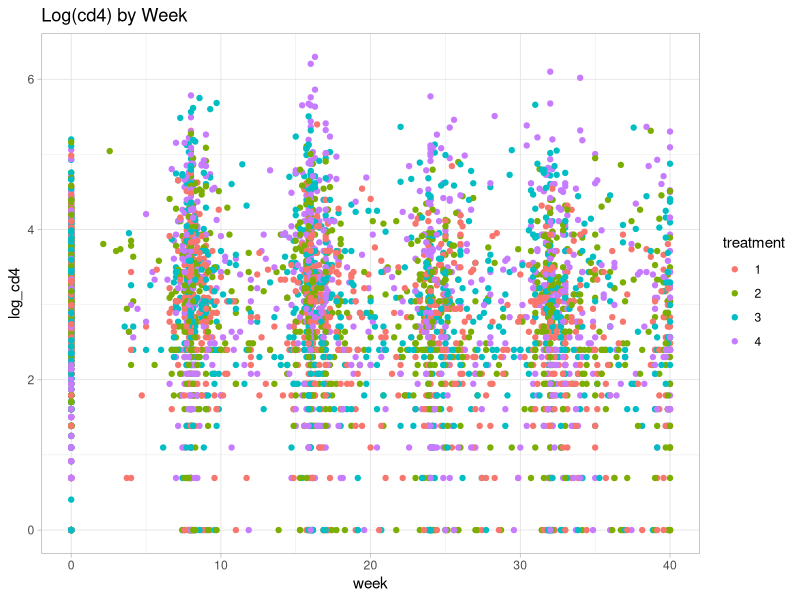
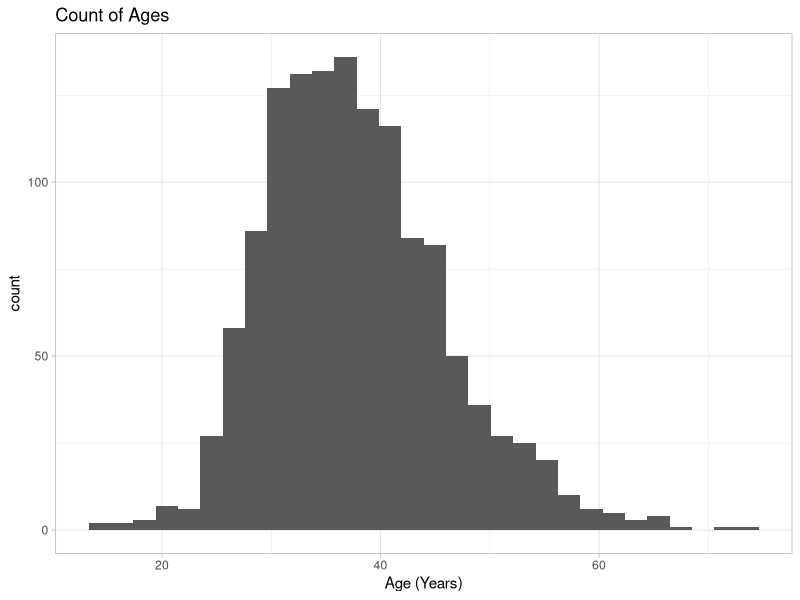
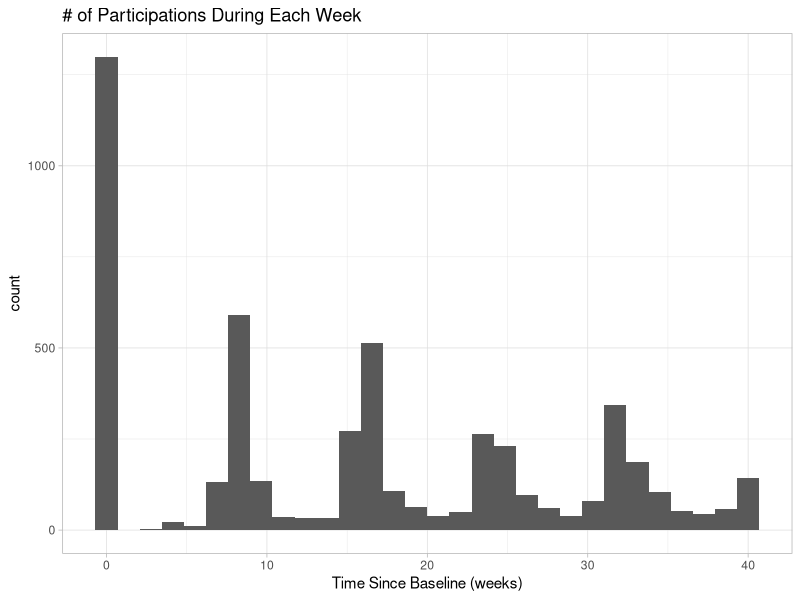
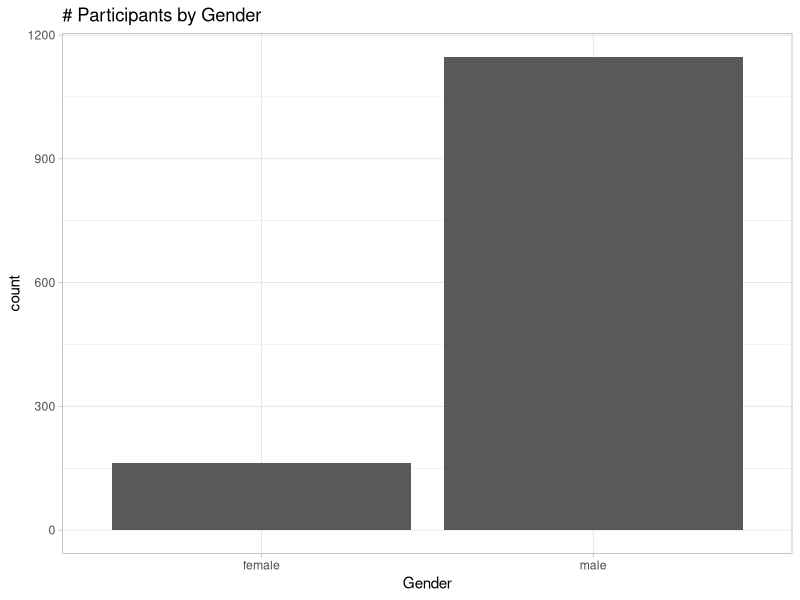

Recreate these plots in R, in order.
## ---- chunk 1
library(tidyverse)
library(magrittr)
library(nlme)
library(mgcv)
library(GGally)

aids <- read_csv(here::here("data/aids.csv"))
#aids <- read_csv("~/Downloads/aids.csv")

# change treatment to factor
aids %<>% 
  mutate(treatment = factor(treatment),
         gender = factor(gender))

glimpse(aids)

# number of participants
num_of_subjects <- n_distinct(aids$id)
## ---- chunk 2
# spaghetti plot
aids %>% 
  ggplot(aes(x = week, y = log_cd4, group = id, color = treatment)) +
  geom_point() + 
  theme_light() +
  labs(title = "Log(cd4) by Week")
## ---- chunk 3
summary(aids) %>% 
  knitr::kable()

aids_wide <- spread(aids, week, log_cd4)

aids_wide %>% 
  ggplot(aes(x = age)) +
  geom_histogram() +
  labs(x = "Age (Years)") +
  ggtitle("Count of Ages") +
  theme_light()

aids %>% 
  ggplot(aes(x = week)) +
  geom_histogram() +
  labs(x = "Time Since Baseline (weeks)") +
  ggtitle("# of Participations During Each Week") +
  theme_light()

aids_wide %>% 
  ggplot(aes(x = gender)) +
  geom_bar() +
  labs(x = "Gender") +
  ggtitle("# Participants by Gender") +
  theme_light()
